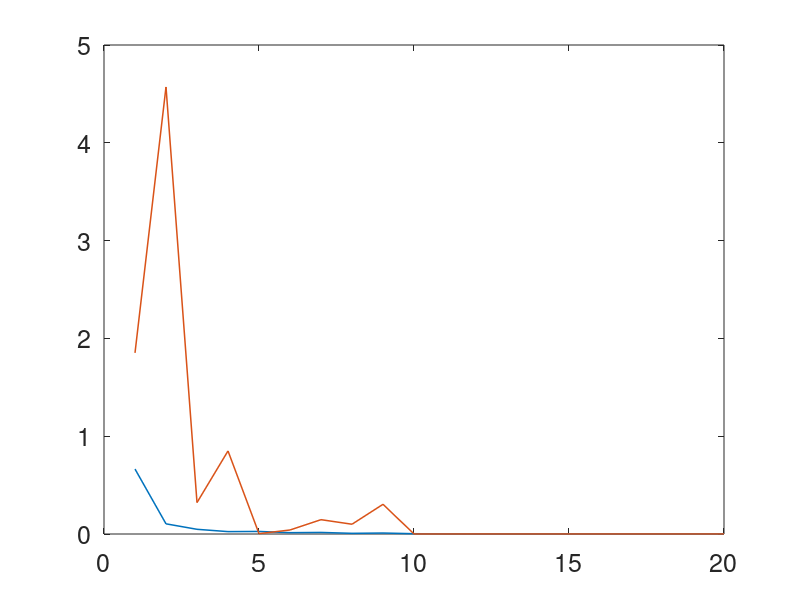

MATLAB code to generate this figure: (Note: this script raises an error after producing the figure.)
%% Clear Everything %%

clear all ;
close all ;
clc ;



%% Load The Data File %%

load('history_ResNet50_MATLAB.csv') ; 



%% Line Plot (Loss) %%

% Total No. of Epochs %
nEpochs = size(history_ResNet50_MATLAB, 1) ; 

% x-vector %
x = linspace(1,nEpochs,nEpochs) ;

%%% Loss Scores %%% 
figure('DefaultAxesFontSize',18) 
plot(x, history_ResNet50_MATLAB(:, 1), 'Color',[0 0.4470 0.7410], 'LineWidth', 1.1) ;  
hold on ;
plot(x, history_ResNet50_MATLAB(:, 3), 'Color','#D95319', 'LineWidth', 1.1) ;
yline(0.0) ;
set(gca,'TickLabelInterpreter','latex','FontSize',18) ;
l = legend('Training','Validation') ;
set(l,'Interpreter','latex','FontSize',18) ;
ylabel('Loss','Interpreter','latex','FontSize',20) ;
xlabel('No. of Epochs','Interpreter','latex','FontSize',20) ;
xlim([1 nEpochs]) ;
ylim([-0.1 5.1])
title('Loss v/s No. of Epochs for ResNet50','Interpreter','latex','FontSize',25) ;
set(gca, 'YGrid', 'on', 'XGrid', 'off') ;



%% Line Plot (Accuracy) %%

%%% Accuracy Scores %%% 
figure('DefaultAxesFontSize',18) 
plot(x, history_ResNet50_MATLAB(:, 2), 'Color',[0 0.4470 0.7410],'LineWidth', 1.1) ;  
hold on ;
plot(x, history_ResNet50_MATLAB(:, 4), 'Color','#D95319', 'LineWidth', 1.1) ;
yline(1.0) ;
set(gca,'TickLabelInterpreter','latex','FontSize',18) ;
l = legend('Training','Validation','Location','southeast') ;
set(l,'Interpreter','latex','FontSize',18) ;
ylabel('Accuracy','Interpreter','latex','FontSize',20) ;
xlabel('No. of Epochs','Interpreter','latex','FontSize',20) ;
xlim([1 nEpochs]) ;
ylim([0.64 1.01])
title('Accuracy v/s No. of Epochs for ResNet50','Interpreter','latex','FontSize',25) ;
set(gca, 'YGrid', 'on', 'XGrid', 'off') ;


